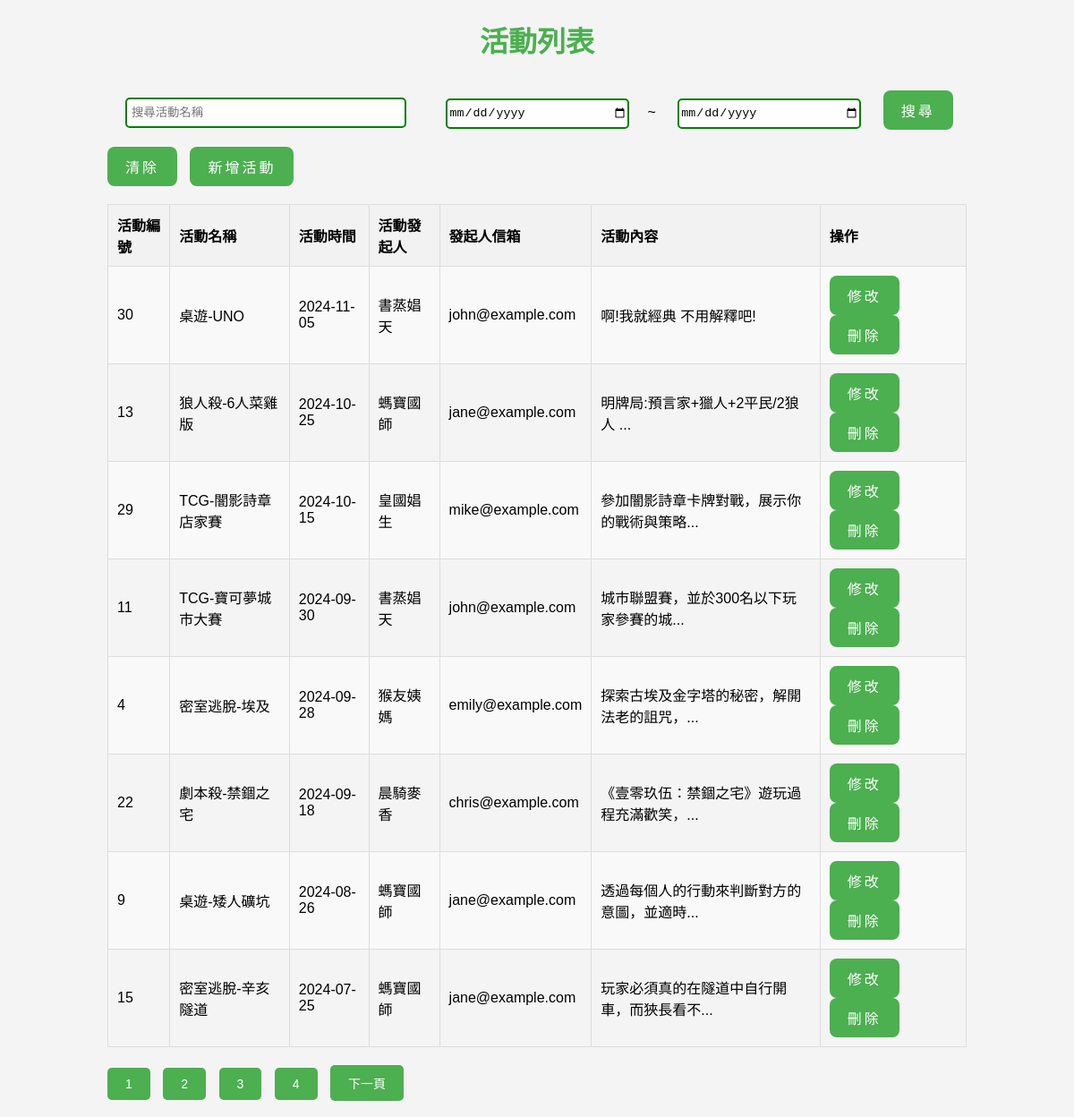
The app's page /act/index.php, older data.
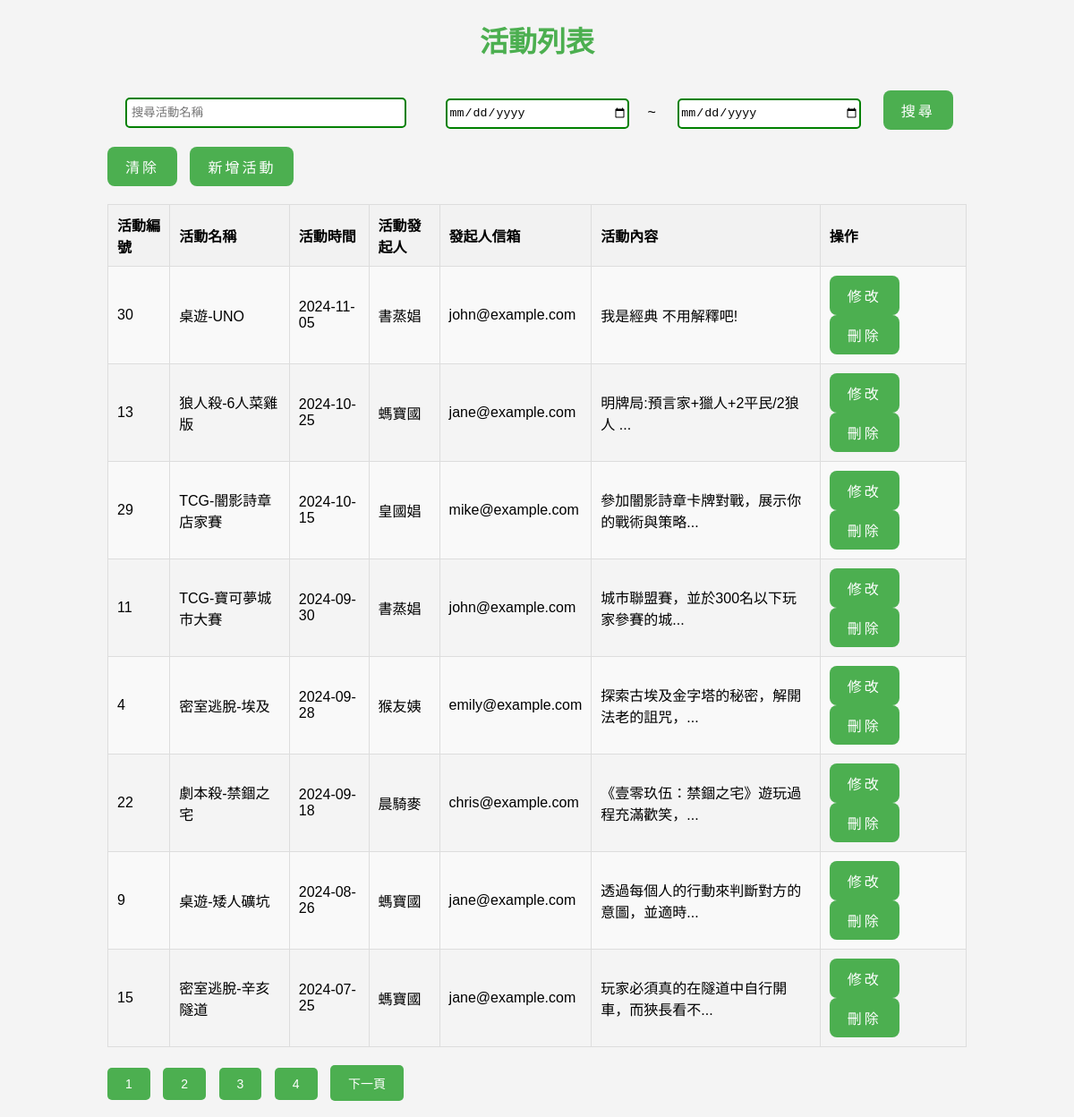
The same page, newer data.
### tables this page shows
CREATE TABLE `actlist` (
  `act_id` int NOT NULL,
  `act_name` varchar(255) NOT NULL,
  `act_date` date NOT NULL,
  `user_id` int NOT NULL,
  `act_type` varchar(255) DEFAULT NULL,
  `act_create` datetime NOT NULL,
  `act_desc` varchar(255) NOT NULL
);

CREATE TABLE `users` (
  `user_id` int NOT NULL,
  `user_name` varchar(255) NOT NULL,
  `user_email` varchar(255) NOT NULL
);

### act/index.php (the view, shortened to what this page needs)
<?php
include 'database.php';
$search_name = "";
$search_date_start = "";
$search_date_end = "";
$page = isset($_GET['page']) ? (int)$_GET['page'] : 1;
$records_per_page = 8;
$offset = ($page - 1) * $records_per_page;
$sql = "SELECT actlist.*, users.user_name, users.user_email
        FROM actlist
        JOIN users ON actlist.user_id = users.user_id
        WHERE 1=1";
$sql .= " ORDER BY act_date DESC";
$sql .= " LIMIT $offset, $records_per_page";
$result = $conn->query($sql);
$count_sql = "SELECT COUNT(*) AS total
              FROM actlist
              JOIN users ON actlist.user_id = users.user_id
              WHERE 1=1";
$count_result = $conn->query($count_sql);
$count_row = $count_result->fetch_assoc();
$total_pages = ceil($count_row['total'] / $records_per_page);
?>
<!DOCTYPE html>
<html>
<head>
  <link rel="stylesheet" type="text/css" href="style_act.css">
</head>
<body>
  <div class="container">
    <h1>活動列表</h1>
    <form id="search_form" method="post" action="">
      <input class="but002" id="search_name" type="text" name="search_name" placeholder="搜尋活動名稱" value="<?php echo htmlspecialchars($search_name); ?>">
      <input class="but001" id="search_date_start" type="date" name="search_date_start" value="<?php echo htmlspecialchars($search_date_start); ?>">~
      <input class="but001" id="search_date_end" type="date" name="search_date_end" value="<?php echo htmlspecialchars($search_date_end); ?>">
      <input class="button" type="submit" value="搜尋">
      <input class="button" type="button" value="清除" onclick="clearSearch()">
      <a class="button" href="create.php">新增活動</a>
    </form>
    <table>
      <tr>
        <th>活動編號</th>
        <th>活動名稱</th>
        <th>活動時間</th>
        <th>活動發起人</th>
        <th>發起人信箱</th>
        <th>活動內容</th>
        <th>操作</th>
      </tr>
      <?php while ($row = $result->fetch_assoc()) { ?>
        <tr>
          <td><?php echo $row['act_id']; ?></td>
          <td><?php echo $row['act_name']; ?></td>
          <td><?php echo $row['act_date']; ?></td>
          <td><?php echo $row['user_name']; ?></td>
          <td><?php echo $row['user_email']; ?></td>
          <td><?php echo mb_substr($row['act_desc'], 0, 20) . (mb_strlen($row['act_desc']) > 25 ? '...' : ''); ?></td>
          <td>
            <a class="button" href="edit.php?id=<?php echo $row['act_id']; ?>">修改</a>
            <a class="button" href="javascript:void(0);" onclick="confirmDelete(<?php echo $row['act_id']; ?>)">刪除</a>
          </td>
        </tr>
      <?php } ?>
    </table>
    <div class="pagination">
      <?php for ($i = 1; $i <= $total_pages; $i++) { ?>
        <a class="but003" href="index.php?page=<?php echo $i; ?>&search_name=<?php echo urlencode($search_name); ?>&search_date_start=<?php echo urlencode($search_date_start); ?>&search_date_end=<?php echo urlencode($search_date_end); ?>"><?php echo $i; ?></a>
      <?php } ?>
      <?php if ($page < $total_pages) { ?>
        <a class="but003" href="index.php?page=<?php echo $page + 1; ?>&search_name=<?php echo urlencode($search_name); ?>&search_date_start=<?php echo urlencode($search_date_start); ?>&search_date_end=<?php echo urlencode($search_date_end); ?>">下一頁</a>
      <?php } ?>
    </div>
    <br>
  </div>
</body>
</html>

### act/style_act.css (style rules this page uses)
body { font-family: Arial, sans-serif; background-color: #f4f4f4; margin: 0; padding: 0; }
.container { width: 80%; margin: auto; overflow: hidden; }
h1 { text-align: center; color: #4CAF50; }
table { width: 100%; margin: 20px 0; border-collapse: collapse; }
table, th, td { border: 1px solid #ddd; }
th, td { padding: 10px; text-align: left; }
th { background-color: #f2f2f2; }
tr:nth-child(even) { background-color: #f9f9f9; }
.button { display: inline-block; padding: 10px 20px; font-size: 16px; cursor: pointer; text-align: center; text-decoration: none; letter-spacing: 3px; outline: none; color: #fff; background-color: #4CAF50; border: none; border-radius: 8px; margin-right: 10px; }
form { margin: 20px 0; }
form input[type="text"], form input[type="number"], form input[type="email"], form input[type="datetime-local"] { width: 300px; padding: 5px; margin-bottom: 10px; }
.but001 { width: 200px; height: 30px; margin: 20px; border-radius: 5px; border: 2px solid green; }
.but002 { width: 200px; height: 20px; margin: 20px; border-radius: 5px; border: 2px solid green; }
.but003 { display: inline-block; padding: 10px 20px; font-size: 14px; cursor: pointer; text-align: center; text-decoration: none; outline: none; color: #fff; background-color: #4CAF50; border: none; border-radius: 5px; margin-right: 10px; }

Row changes from the older to the newer data that the page shows:
changed actlist "桌遊-UNO": user.user_name "書蒸娼天" → "書蒸娼"; act_desc "啊!我就經典 不用解釋吧!" → "我是經典 不用解釋吧!"
changed through a linked row, actlist "狼人殺-6人菜雞版": user.user_name "螞寶國師" → "螞寶國"
changed through a linked row, actlist "TCG-闇影詩章店家賽": user.user_name "皇國娼生" → "皇國娼"
changed through a linked row, actlist "TCG-寶可夢城市大賽": user.user_name "書蒸娼天" → "書蒸娼"
changed through a linked row, actlist "密室逃脫-埃及": user.user_name "猴友姨媽" → "猴友姨"
changed through a linked row, actlist "劇本殺-禁錮之宅": user.user_name "晨騎麥香" → "晨騎麥"
changed through a linked row, actlist "桌遊-矮人礦坑": user.user_name "螞寶國師" → "螞寶國"
changed through a linked row, actlist "密室逃脫-辛亥隧道": user.user_name "螞寶國師" → "螞寶國"
